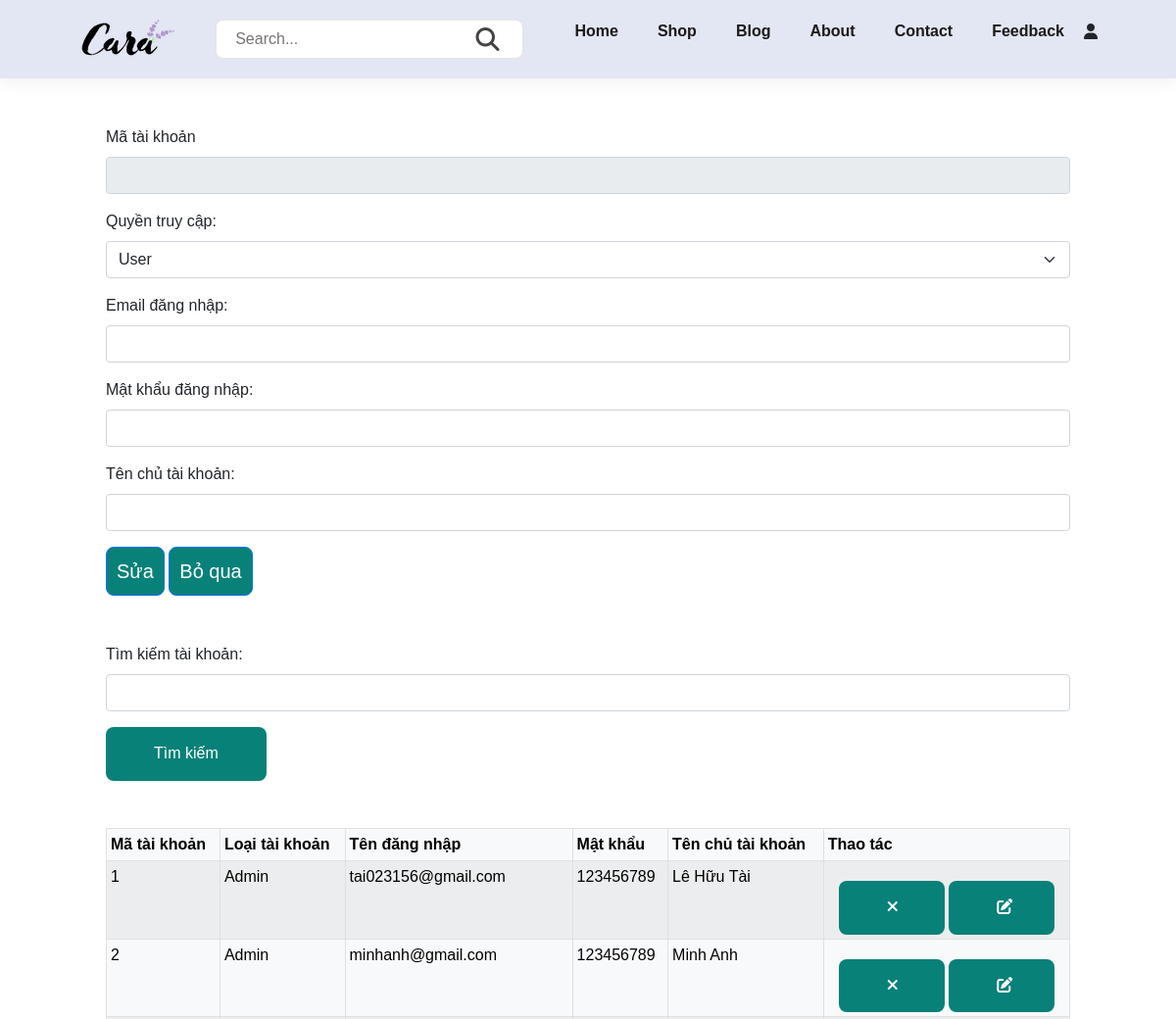
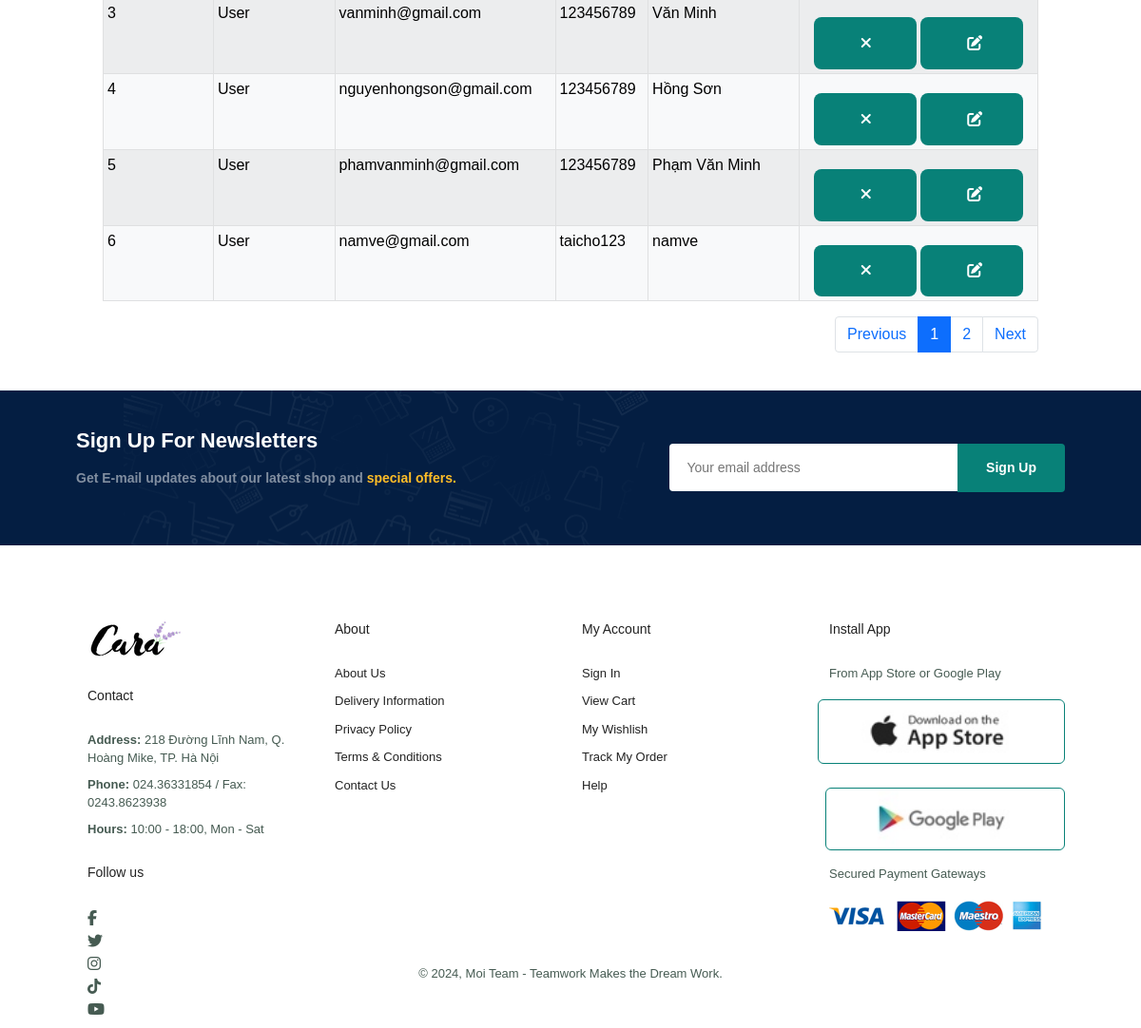
The app's page /accountManagement.php with its own data (2 pictures, top to bottom).
### tables this page shows
CREATE TABLE `taikhoan` (
  `maTK` int(11) NOT NULL,
  `loaiTK` int(11) NOT NULL DEFAULT 1,
  `username` varchar(100) NOT NULL,
  `password` varchar(100) NOT NULL,
  `name` varchar(100) NOT NULL
);

### accountManagement.php (the view, shortened to what this page needs)
<?php
include "./connection/connection.php";
include "./header.php";
$maLoai = "";
$giaSP = "";
$moTa = "";
$tenSP = "";
if (isset($_GET['id'])) {
    $id = $_GET['id'];
    $queryTimKiem = "SELECT * FROM taikhoan where maTK=$id";
    $resultTimKiem = mysqli_query($conn, $queryTimKiem);
    while ($row = mysqli_fetch_row($resultTimKiem)) {
        $maLoai = $row[1];
        $tenSP = $row[2];
        $giaSP = $row[3];
        $moTa = $row[4];
    }
} else {
    $id = "";
}
?>
<!DOCTYPE html>
<html lang="en">
<head>
    <link href="https://cdn.jsdelivr.net/npm/bootstrap@5.0.2/dist/css/bootstrap.min.css" rel="stylesheet">
    <link rel="stylesheet" href="./asset/grid.css">
    <link rel="stylesheet" href="https://cdnjs.cloudflare.com/ajax/libs/font-awesome/6.5.2/css/all.min.css" />
</head>
<body>
    <div class="grid wide">
        <form class="mt-5" action="./addAccount.php" method="POST">
            <div class="mb-3">
                <label for="formFileMultiple" class="form-label">Mã tài khoản</label>
                <input name="inputID" value="<?php echo $id ?>" class="form-control" type="text" readonly />
            </div>
            <div class="mb-3">
                <label for="formFileMultiple" class="form-label">Quyền truy cập:</label>
                <select class="form-select" aria-label="Default select example" name="inputMaLoai">
                    <?php
                    if ($maLoai == 2) {
                        echo "<option selected value='2'>Admin</option>";
                        echo "<option value='1'>User</option>";
                    } else {
                        echo "<option selected value='1'>User</option>";
                    }
                    ?>
                </select>
            </div>
            <div class="mb-3">
                <label for="formFileMultiple" class="form-label">Email đăng nhập:</label>
                <input name="inputEmail" type="email" value="<?php echo $tenSP ?>" class="form-control" type="text" multiple>
            </div>
            <div class="mb-3">
                <label for="formFileSm" class="form-label">Mật khẩu đăng nhập:</label>
                <input name="inputGia" value="<?php echo $giaSP ?>" class="form-control form-control-m" type="text">
            </div>
            <div>
                <label for="formFileLg" class="form-label">Tên chủ tài khoản:</label>
                <input class="form-control form-control-m" name="inputMoTa" cols="40" rows="5" value="<?php echo $moTa ?>"></input>
            </div>
            <button name="update" class="button btn btn-primary" type="submit">Sửa</button>
            <button name="skip" class="button btn btn-primary" type="submit">Bỏ qua</button>
        </form>
        <form class="mb-3 mt-5" method="POST" action="">
            <label for="exampleFormControlInput1" class="form-label">Tìm kiếm tài khoản:</label>
            <input type="text" name="data" class="form-control" id="exampleFormControlInput1" placeholder="">
            <input type="submit" name="search" value="Tìm kiếm" class="btn">
        </form>
        <table class="mt-5 table table-striped table-light table-bordered table-hover table-sm">
            <thead>
                <tr>
                    <th>Mã tài khoản</th>
                    <th>Loại tài khoản</th>
                    <th>Tên đăng nhập</th>
                    <th>Mật khẩu</th>
                    <th>Tên chủ tài khoản</th>
                    <th col="2">Thao tác</th>
                </tr>
            </thead>
            <tbody>
                <?php
                if(!isset($queryTaiKhoan)) {
                    $item_per_page = 1;
                    $item_per_page = !empty($_GET["per_page"]) ? $_GET["per_page"] : 6;
                    $current_page = !empty($_GET["page"]) ? $_GET["page"] : 1;
                    $offset = ($current_page - 1) * $item_per_page;
                    $queryTaiKhoan = "SELECT * FROM taikhoan ORDER BY maTK asc LIMIT " . $item_per_page . " OFFSET " . $offset . "";
                    $totalRecord = mysqli_query($conn, "SELECT * FROM taikhoan");
                    $totalRecord = $totalRecord->num_rows;
                    $totalPages = ceil($totalRecord / $item_per_page);
                }
                $result = mysqli_query($conn, $queryTaiKhoan);
                while ($row = mysqli_fetch_row($result)) {
                    $loaiTK = "";
                    if ($row[1] == 2) {
                        $loaiTK = "Admin";
                    } else {
                        $loaiTK = "User";
                    }
                    echo "<tr>
                        <td>
                            $row[0]
                        </td>
                        <td>
                            $loaiTK
                        </td>
                        <td>
                            $row[2]
                        </td>
                        <td>
                            <span class=''>$row[3]</span>
                        </td>
                        <td>
                            $row[4]
                        </td>
                        <td style='text-align: center;'>
                            <a class='btn' href='deleteAccountAdmin.php?id=$row[0]'><i class='icon fa-solid fa-xmark'></i></a>
                            <a class='btn' href='accountManagement.php?id=$row[0]'><i class='icon fa-solid fa-pen-to-square'></i></a>
                        </td>
                    </tr>";
                }
                ?>
            </tbody>
        </table>
        <?php include "./pagnination.php" ?>
    </div>
    <?php include "./footer.php" ?>
</body>
</html>

### header.php (shortened to what this page needs)
<!DOCTYPE html>
<html lang="en">
<head>
    <link rel="stylesheet" href="https://pro.fontawesome.com/releases/v5.10.0/css/all.css" />
    <link rel="stylesheet" href="https://pro.fontawesome.com/releases/v5.10.0/css/all.css" />
    <link rel="stylesheet" href="https://cdnjs.cloudflare.com/ajax/libs/font-awesome/6.5.1/css/all.min.css" />
    <link href="https://cdn.jsdelivr.net/npm/bootstrap@5.0.2/dist/css/bootstrap.min.css" rel="stylesheet">
    <link href="https://cdn.jsdelivr.net/npm/bootstrap@5.3.3/dist/css/bootstrap.min.css" rel="stylesheet">
    <link rel="stylesheet" href="style.css">
</head>
<body>
    <section id="header">
        <a href="./"><img src="img/logo.png" class="logo" alt=""></a>
        <form action="./shop.php" class="search-form" method="GET">
            <input type="search" name="product" placeholder="Search..." id="search-box">
            <label for="search-box" class="fas fa-search"></label>
        </form>
        <div>
            <ul id="navbar">
                <li><a class="route" href="./">Home</a></li>
                <li><a class="route" href="shop.php">Shop</a></li>
                <li><a class="route" href="./blog.php">Blog</a></li>
                <li><a class="route" href="./about.php">About</a></li>
                <li><a class="route" href="./contact.php">Contact</a></li>
                <li><a class="route" href="./feedback.php">Feedback</a></li>
                    <?php
                    if (isset($_SESSION['login']['username']) && isset($_SESSION['login']['nameUser'])) {
                        echo '<li><a class="route" href="./shoping_cart.php"><i class="fa-solid fa-cart-shopping"></i></a></li>';
                        echo '<li class="container-username">';
                        echo "<a href='#' class='route username'>" . $_SESSION['login']['nameUser'] . "</a>";
                        echo '<ul class="route tooltip-login">
                                <li class="tooltip-login__item"><a class="route" href="./logout.php">Đăng xuất</a></li>
                                <li class="tooltip-login__item"><a href="./bill.php">Đơn đã mua</a></li>
                            </ul>';
                        echo '</li>';
                    } else {
                        echo '<div id="login-btn" class="route fas fa-user"></div>';
                    } ?>
            </ul>
        </div>
    </section>
</body>
</html>

### pagnination.php (shortened to what this page needs)
<nav class="mt-1" aria-label="Page navigation example">
    <ul class="pagination justify-content-end">
        <li class="page-item"><a class="page-link" href="?per_page=<?php echo $item_per_page ?>&page=1">Previous</a></li>
        <?php for ($num = 1; $num <= $totalPages; $num++) { ?>
            <?php if($num != $current_page) {?>
                <li class="page-item"><a class="page-link" href="?per_page=<?php echo $item_per_page ?>&page=<?php echo $num ?>"><?php echo $num ?></a></li>
            <?php }else {?>
                <li class="page-item active"><a class="page-link"><?php echo $num ?></a></li>
            <?php }?>
        <?php } ?>
        <li class="page-item"><a class="page-link" href="?per_page=<?php echo $item_per_page ?>&page=<?php echo  $totalPages ?>">Next</a></li>
    </ul>
</nav>

### footer.php (shortened to what this page needs)
<!DOCTYPE html>
<html lang="en">
<head>
    <link rel="stylesheet" href="style.css">
    <link href="https://cdn.jsdelivr.net/npm/bootstrap@5.0.2/dist/css/bootstrap.min.css" rel="stylesheet">
    <link rel="stylesheet" href="./css/footer.css">
</head>
<body>
    <section id="newsletter" class="section-p1 section-m1">
        <div class="newstext">
            <h4>Sign Up For Newsletters</h4>
            <p>Get E-mail updates about our latest shop and <span>special offers.</span></p>
        </div>
        <div class="form">
            <input type="text" placeholder="Your email address">
            <button class="normal">Sign Up</button>
        </div>
    </section>
    <footer class="section-p1">
        <div class="col">
            <img class="logo" src="img/logo.png" alt="">
            <h4>Contact</h4>
            <p><strong>Address:</strong> 218 Đường Lĩnh Nam, Q. Hoàng Mike, TP. Hà Nội</p>
            <p><strong>Phone:</strong> 024.36331854 / Fax: 0243.8623938</p>
            <p><strong>Hours:</strong> 10:00 - 18:00, Mon - Sat</p>
            <div class="follow">
                <h4>Follow us</h4>
                <div class="icon">
                    <i class="fab fa-facebook-f"></i>
                    <i class="fab fa-twitter"></i>
                    <i class="fab fa-instagram"></i>
                    <i class="fab fa-tiktok"></i>
                    <i class="fab fa-youtube"></i>
                </div>
            </div>
        </div>
        <div class="col">
            <h4>About</h4>
            <a href="#">About Us</a>
            <a href="#">Delivery Information</a>
            <a href="#">Privacy Policy</a>
            <a href="#">Terms & Conditions</a>
            <a href="#">Contact Us</a>
        </div>
        <div class="col">
            <h4>My Account</h4>
            <a href="#">Sign In</a>
            <a href="#">View Cart</a>
            <a href="#">My Wishlish</a>
            <a href="#">Track My Order</a>
            <a href="#">Help</a>
        </div>
        <div class="col install">
            <h4>Install App</h4>
            <p>From App Store or Google Play</p>
            <div class="row">
                <img class="col l-6" src="img/pay/app.jpg" alt="">
                <img class="col l-6 ms-2" src="img/pay/play.jpg" alt="">
            </div>
            <p>Secured Payment Gateways</p>
            <img src="img/pay/pay.png" alt="">
        </div>
        <div class="copyright">
            <p>© 2024, Moi Team - Teamwork Makes the Dream Work.</p>
        </div>
    </footer>
</body>
</html>

### style.css (style rules this page uses)
:root { --red: red; --blue: blue; --green: #088178; --dark-color: #219150; --black: #444; --light-color: #666; --border:.1rem solid rgba(0,0,0,.1); --border-hover:.1rem solid var(--black); --box-shadow:0 .5rem 1rem rgba(0,0,0,.1); }
.btn { margin-top: 1rem; display: inline-block; padding: .9rem 3rem; border-radius: .5rem; color: #fff; background-color: var(--green); cursor: pointer; font-weight: 500; }
* { margin: 0; padding: 0; box-sizing: border-box; font-family: "Spartan", sans-serif; outline: none; border: none; text-decoration: none; transition: all .2s linear; transition: width none; }
html { scroll-behavior: smooth; }
h4 { font-size: 20px; color: #222; }
p { font-size: 16px; color: #465b52; margin: 15px 0 20px 0; }
.section-p1 { padding: 40px 80px; }
.section-m1 { margin: 40px 0; }
button.normal { font-size: 14px; font-weight: 600; padding: 15px 30px; color: #000; background-color: #fff; border-radius: 4px; cursor: pointer; border: none; outline: none; transition: 0.2s; }
body { width: 100%; }
#header { display: flex; align-items: center; justify-content: space-between; padding: 20px 80px; background: #E3E6F3; box-shadow: 0 5px 15px rgba(0,0,0,0.06); z-index: 999; position: sticky; top: 0; left: 0; }
#navbar { display: flex; align-items: center; justify-content: center; }
#navbar li { list-style: none; padding: 0 20px; position: relative; }
#navbar li a { text-decoration: none; font-size: 16px; font-weight: 600; color: #1a1a1a; transition: 0.3s ease; }
#header .search-form { width: 30rem; height: 40px; border: var(--border); overflow: hidden; background: #fff; display: flex; align-items: center; border-radius: .5rem; }
#header .search-form input { font-size: 1rem; padding: 0 1.2rem; height: 100%; width: 100%; text-transform: none; color: var(--black); }
#header .search-form label { font-size: 1.5rem; padding-right: 1.5rem; color: var(--black); cursor: pointer; }

### asset/grid.css (style rules this page uses)
.grid { width: 100%; display: block; padding: 0; }
.grid.wide { max-width: 1200px; margin: 0 auto; }
.row { display: flex; flex-wrap: wrap; margin-left: -4px; margin-right: -4px; }
.col { padding-left: 4px; padding-right: 4px; }
@media (min-width: 740px) { .row { margin-left: -8px; margin-right: -8px; } }
@media (min-width: 740px) { .col { padding-left: 8px; padding-right: 8px; } }
@media (min-width: 1113px) { .row { margin-left: -12px; margin-right: -12px; } }
@media (min-width: 1113px) { .col { padding-left: 12px; padding-right: 12px; } }
@media (min-width: 1113px) { .l-1, .l-2, .l-2-4, .l-3, .l-4, .l-5, .l-6, .l-7, .l-8, .l-9, .l-10, .l-11, .l-12 { display: block; } }
@media (min-width: 1113px) { .l-6 { flex: 0 0 50%; max-width: 50%; } }
@media (min-width: 1024px) and (max-width: 1239px) { .wide { width: 984px; } }

### header.php (style rules this page uses)
.route { cursor: pointer; }

### accountManagement.php (style rules this page uses)
.button { padding: 9px 10px !important; font-size: 20px !important; }
.icon { height: 10px; width: 10px; }

### records on screen
taikhoan: maTK "1", loaiTK "Admin", username "tai023156@gmail.com", password "123456789", name "Lê Hữu Tài"
taikhoan: maTK "2", loaiTK "Admin", username "minhanh@gmail.com", password "123456789", name "Minh Anh"
taikhoan: maTK "3", loaiTK "User", username "vanminh@gmail.com", password "123456789", name "Văn Minh"
taikhoan: maTK "4", loaiTK "User", username "nguyenhongson@gmail.com", password "123456789", name "Hồng Sơn"
taikhoan: maTK "5", loaiTK "User", username "phamvanminh@gmail.com", password "123456789", name "Phạm Văn Minh"
taikhoan: maTK "6", loaiTK "User", username "namve@gmail.com", password "taicho123", name "namve"
